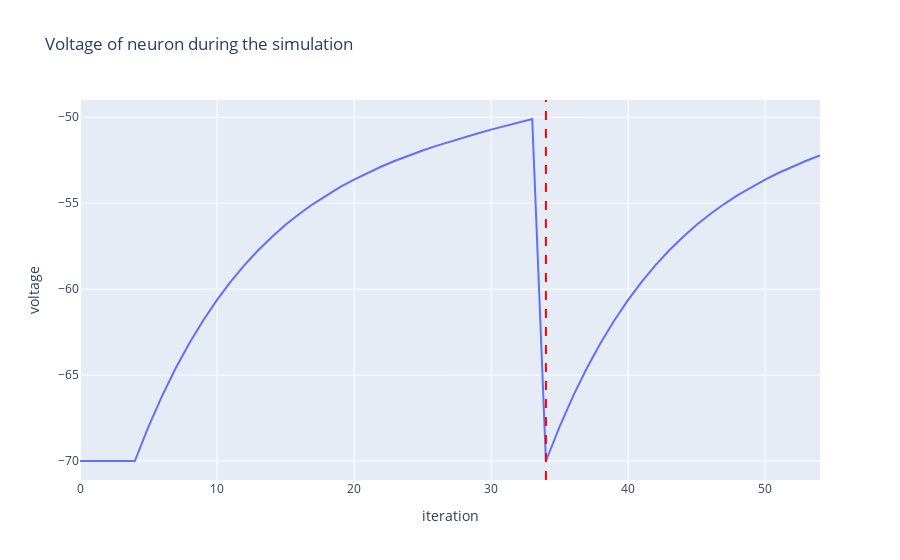
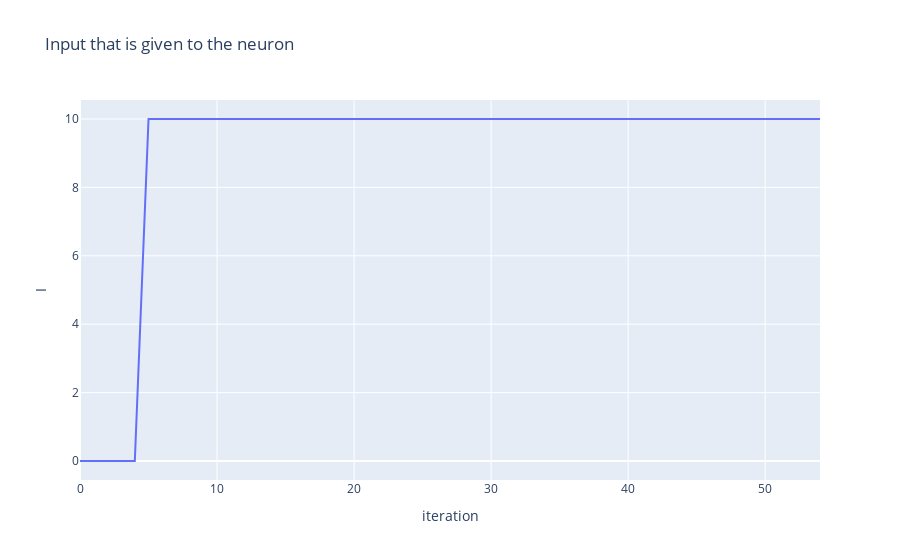

Notebook cell for these charts, in order:
### Code cell
I_values = [0 , 10]
I_periods = [5 , 50]
inputI = get_step_input_currents(I_values , I_periods)
config = {
    "v_reset" : -70,
    "v_rest": -70,
    "tau" : 10 ,
    "R" : 2 ,
    "deltaT": 2.,
    "threshold" : -50,
    "dt" : 1
}
neuron = ELIF(config)
v , s = neuron.simulate(inputI , sum(I_periods))
plot_neuron_info(v, inputI, s)

### Figure 1 — Plotly figure (JSON) as saved in the notebook; plotly's stock layout.template omitted (floating-point values rounded to 4 significant figures)
{"data": [{"hovertemplate": "x=%{x}<br>y=%{y}<extra></extra>", "legendgroup": "", "line": {"color": "#636efa", "dash": "solid"}, "marker": {"symbol": "circle"}, "mode": "lines", "name": "", "orientation": "v", "showlegend": false, "type": "scatter", "x": [0, 1, 2, 3, 4, 5, 6, 7, 8, 9, 10, 11, 12, 13, 14, 15, 16, 17, 18, 19, 20, 21, 22, 23, 24, 25, 26, 27, 28, 29, 30, 31, 32, 33, 34, 35, 36, 37, 38, 39, 40, 41, 42, 43, 44, 45, 46, 47, 48, 49, 50, 51, 52, 53, 54], "xaxis": "x", "y": [-70.0, -70.0, -70.0, -70.0, -70.0, -68.0, -66.2, -64.58, -63.12, -61.81, -60.63, -59.56, -58.61, -57.74, -56.96, -56.26, -55.63, -55.05, -54.53, -54.06, -53.63, -53.23, -52.87, -52.53, -52.22, -51.93, -51.67, -51.41, -51.17, -50.94, -50.72, -50.51, -50.31, -50.1, -70, -68.0, -66.2, -64.58, -63.12, -61.81, -60.63, -59.56, -58.61, -57.74, -56.96, -56.26, -55.63, -55.05, -54.53, -54.06, -53.63, -53.23, -52.87, -52.53, -52.22], "yaxis": "y"}], "layout": {"legend": {"tracegroupgap": 0}, "shapes": [{"line": {"color": "red", "dash": "dash", "width": 2}, "type": "line", "x0": 34, "x1": 34, "xref": "x", "y0": 0, "y1": 1, "yref": "y domain"}], "title": {"text": "Voltage of neuron during the simulation"}, "xaxis": {"anchor": "y", "domain": [0, 1], "title": {"text": "iteration"}}, "yaxis": {"anchor": "x", "domain": [0, 1], "title": {"text": "voltage"}}}}

### Figure 2 — Plotly figure (JSON) as saved in the notebook; plotly's stock layout.template omitted (floating-point values rounded to 4 significant figures)
{"data": [{"hovertemplate": "x=%{x}<br>y=%{y}<extra></extra>", "legendgroup": "", "line": {"color": "#636efa", "dash": "solid"}, "marker": {"symbol": "circle"}, "mode": "lines", "name": "", "orientation": "v", "showlegend": false, "type": "scatter", "x": [0, 1, 2, 3, 4, 5, 6, 7, 8, 9, 10, 11, 12, 13, 14, 15, 16, 17, 18, 19, 20, 21, 22, 23, 24, 25, 26, 27, 28, 29, 30, 31, 32, 33, 34, 35, 36, 37, 38, 39, 40, 41, 42, 43, 44, 45, 46, 47, 48, 49, 50, 51, 52, 53, 54], "xaxis": "x", "y": [0, 0, 0, 0, 0, 10, 10, 10, 10, 10, 10, 10, 10, 10, 10, 10, 10, 10, 10, 10, 10, 10, 10, 10, 10, 10, 10, 10, 10, 10, 10, 10, 10, 10, 10, 10, 10, 10, 10, 10, 10, 10, 10, 10, 10, 10, 10, 10, 10, 10, 10, 10, 10, 10, 10], "yaxis": "y"}], "layout": {"legend": {"tracegroupgap": 0}, "title": {"text": "Input that is given to the neuron"}, "xaxis": {"anchor": "y", "domain": [0, 1], "title": {"text": "iteration"}}, "yaxis": {"anchor": "x", "domain": [0, 1], "title": {"text": "I"}}}}
